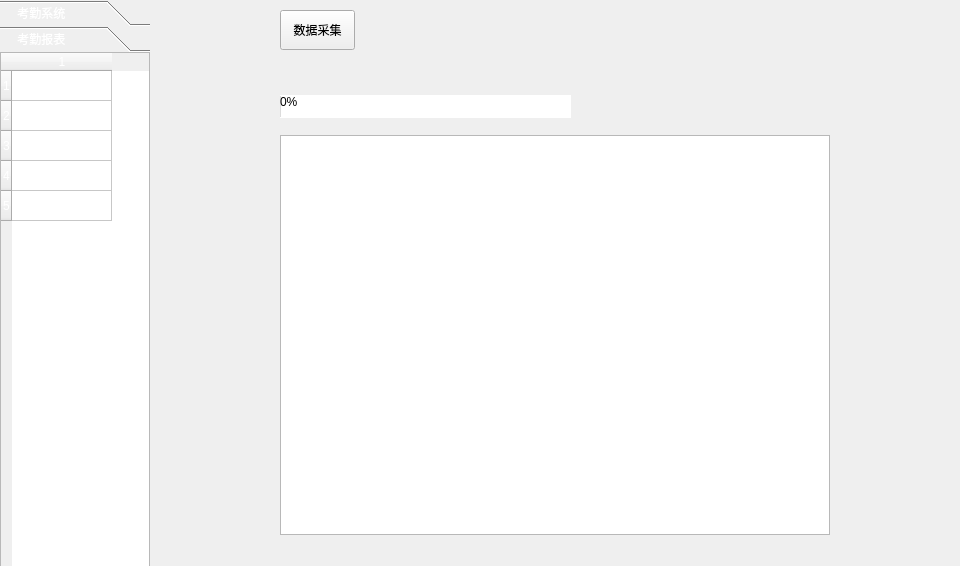
<?xml version="1.0" encoding="UTF-8"?>
<ui version="4.0">
 <class>CATTENDANCE</class>
 <widget class="QWidget" name="CATTENDANCE">
  <property name="geometry">
   <rect>
    <x>0</x>
    <y>0</y>
    <width>960</width>
    <height>566</height>
   </rect>
  </property>
  <property name="windowTitle">
   <string>Form</string>
  </property>
  <property name="styleSheet">
   <string notr="true">border-color: rgb(43, 68, 87);</string>
  </property>
  <widget class="QToolBox" name="toolBox_2">
   <property name="geometry">
    <rect>
     <x>0</x>
     <y>0</y>
     <width>150</width>
     <height>566</height>
    </rect>
   </property>
   <property name="styleSheet">
    <string notr="true">color: rgb(255, 255, 255);</string>
   </property>
   <property name="currentIndex">
    <number>1</number>
   </property>
   <property name="tabSpacing">
    <number>0</number>
   </property>
   <widget class="QWidget" name="page">
    <property name="geometry">
     <rect>
      <x>0</x>
      <y>0</y>
      <width>100</width>
      <height>30</height>
     </rect>
    </property>
    <attribute name="label">
     <string>    考勤系统</string>
    </attribute>
    <widget class="QTableWidget" name="QType_3">
     <property name="geometry">
      <rect>
       <x>0</x>
       <y>0</y>
       <width>150</width>
       <height>560</height>
      </rect>
     </property>
     <row>
      <property name="text">
       <string>1</string>
      </property>
     </row>
     <row>
      <property name="text">
       <string>2</string>
      </property>
     </row>
     <row>
      <property name="text">
       <string>3</string>
      </property>
     </row>
     <row>
      <property name="text">
       <string>4</string>
      </property>
     </row>
     <column>
      <property name="text">
       <string>1</string>
      </property>
     </column>
     <item row="0" column="0">
      <property name="text">
       <string>      设置</string>
      </property>
     </item>
     <item row="1" column="0">
      <property name="text">
       <string>   法定节假日</string>
      </property>
     </item>
     <item row="2" column="0">
      <property name="text">
       <string>     补打卡</string>
      </property>
     </item>
     <item row="3" column="0">
      <property name="text">
       <string>    请/休假</string>
      </property>
     </item>
    </widget>
   </widget>
   <widget class="QWidget" name="page_2">
    <property name="geometry">
     <rect>
      <x>0</x>
      <y>0</y>
      <width>150</width>
      <height>526</height>
     </rect>
    </property>
    <attribute name="label">
     <string>    考勤报表</string>
    </attribute>
    <widget class="QTableWidget" name="QType_4">
     <property name="geometry">
      <rect>
       <x>0</x>
       <y>0</y>
       <width>150</width>
       <height>560</height>
      </rect>
     </property>
     <row>
      <property name="text">
       <string>1</string>
      </property>
     </row>
     <row>
      <property name="text">
       <string>2</string>
      </property>
     </row>
     <row>
      <property name="text">
       <string>3</string>
      </property>
     </row>
     <row>
      <property name="text">
       <string>4</string>
      </property>
     </row>
     <row>
      <property name="text">
       <string>5</string>
      </property>
     </row>
     <column>
      <property name="text">
       <string>1</string>
      </property>
     </column>
     <item row="0" column="0">
      <property name="text">
       <string>     数据采集</string>
      </property>
     </item>
     <item row="1" column="0">
      <property name="text">
       <string>   原始考勤表</string>
      </property>
     </item>
     <item row="2" column="0">
      <property name="text">
       <string>   考勤明细表</string>
      </property>
     </item>
     <item row="3" column="0">
      <property name="text">
       <string>   考勤日报表</string>
      </property>
     </item>
     <item row="4" column="0">
      <property name="text">
       <string>   考勤月报表</string>
      </property>
     </item>
    </widget>
   </widget>
  </widget>
  <widget class="QStackedWidget" name="stackedWidget_3">
   <property name="geometry">
    <rect>
     <x>150</x>
     <y>-10</y>
     <width>810</width>
     <height>566</height>
    </rect>
   </property>
   <property name="currentIndex">
    <number>10</number>
   </property>
   <widget class="QWidget" name="QstackeHomepage3">
    <widget class="QPushButton" name="QpbtnLeave">
     <property name="geometry">
      <rect>
       <x>80</x>
       <y>200</y>
       <width>96</width>
       <height>36</height>
      </rect>
     </property>
     <property name="text">
      <string>请/休假</string>
     </property>
    </widget>
    <widget class="QPushButton" name="QpbtnDay">
     <property name="geometry">
      <rect>
       <x>260</x>
       <y>320</y>
       <width>96</width>
       <height>36</height>
      </rect>
     </property>
     <property name="text">
      <string>考勤日报表</string>
     </property>
    </widget>
    <widget class="QPushButton" name="QpbtnAttendanceSet">
     <property name="geometry">
      <rect>
       <x>80</x>
       <y>80</y>
       <width>96</width>
       <height>36</height>
      </rect>
     </property>
     <property name="text">
      <string>设置</string>
     </property>
    </widget>
    <widget class="QPushButton" name="QpbtnHolidaysSet">
     <property name="geometry">
      <rect>
       <x>260</x>
       <y>80</y>
       <width>96</width>
       <height>36</height>
      </rect>
     </property>
     <property name="text">
      <string>法定节假日</string>
     </property>
    </widget>
    <widget class="QPushButton" name="QpbtnManually">
     <property name="geometry">
      <rect>
       <x>440</x>
       <y>80</y>
       <width>96</width>
       <height>36</height>
      </rect>
     </property>
     <property name="text">
      <string>补打卡</string>
     </property>
    </widget>
    <widget class="QPushButton" name="QpbtnCollect">
     <property name="geometry">
      <rect>
       <x>260</x>
       <y>200</y>
       <width>96</width>
       <height>36</height>
      </rect>
     </property>
     <property name="text">
      <string>数据采集</string>
     </property>
    </widget>
    <widget class="QPushButton" name="QpbtnMonthly">
     <property name="geometry">
      <rect>
       <x>440</x>
       <y>320</y>
       <width>96</width>
       <height>36</height>
      </rect>
     </property>
     <property name="text">
      <string>考勤月报表</string>
     </property>
    </widget>
    <widget class="QPushButton" name="QpbtnOriginal">
     <property name="geometry">
      <rect>
       <x>440</x>
       <y>210</y>
       <width>96</width>
       <height>36</height>
      </rect>
     </property>
     <property name="text">
      <string>原始考勤表</string>
     </property>
    </widget>
    <widget class="QPushButton" name="QpbtnDetail">
     <property name="geometry">
      <rect>
       <x>80</x>
       <y>320</y>
       <width>96</width>
       <height>36</height>
      </rect>
     </property>
     <property name="text">
      <string>考勤明细表</string>
     </property>
    </widget>
   </widget>
   <widget class="QWidget" name="QstackeAttendanceSet"/>
   <widget class="QWidget" name="QstackeHolidaysSet">
    <widget class="QCalendarWidget" name="HolidayCalendarWidget">
     <property name="geometry">
      <rect>
       <x>142</x>
       <y>34</y>
       <width>526</width>
       <height>289</height>
      </rect>
     </property>
     <property name="styleSheet">
      <string notr="true"/>
     </property>
    </widget>
    <widget class="QTableWidget" name="tableWidget">
     <property name="geometry">
      <rect>
       <x>142</x>
       <y>350</y>
       <width>600</width>
       <height>200</height>
      </rect>
     </property>
     <property name="styleSheet">
      <string notr="true">font: 12pt &quot;Arial&quot;;
</string>
     </property>
    </widget>
    <widget class="QComboBox" name="holidayType">
     <property name="geometry">
      <rect>
       <x>680</x>
       <y>60</y>
       <width>100</width>
       <height>30</height>
      </rect>
     </property>
    </widget>
   </widget>
   <widget class="QWidget" name="QstackeManually">
    <widget class="QTreeWidget" name="Fillcard_tree">
     <property name="geometry">
      <rect>
       <x>30</x>
       <y>50</y>
       <width>150</width>
       <height>301</height>
      </rect>
     </property>
     <column>
      <property name="text">
       <string notr="true">1</string>
      </property>
     </column>
    </widget>
    <widget class="QTableWidget" name="FullCardDate">
     <property name="geometry">
      <rect>
       <x>200</x>
       <y>350</y>
       <width>531</width>
       <height>200</height>
      </rect>
     </property>
    </widget>
    <widget class="QCalendarWidget" name="FilloutCalendarWidget">
     <property name="geometry">
      <rect>
       <x>200</x>
       <y>40</y>
       <width>526</width>
       <height>289</height>
      </rect>
     </property>
     <property name="minimumSize">
      <size>
       <width>300</width>
       <height>200</height>
      </size>
     </property>
     <property name="maximumSize">
      <size>
       <width>4444444</width>
       <height>4444444</height>
      </size>
     </property>
     <property name="styleSheet">
      <string notr="true"/>
     </property>
    </widget>
    <widget class="QGroupBox" name="groupBox">
     <property name="geometry">
      <rect>
       <x>30</x>
       <y>370</y>
       <width>151</width>
       <height>91</height>
      </rect>
     </property>
     <property name="title">
      <string>查询时间段</string>
     </property>
     <widget class="QDateEdit" name="QdateStime">
      <property name="geometry">
       <rect>
        <x>59</x>
        <y>20</y>
        <width>81</width>
        <height>22</height>
       </rect>
      </property>
     </widget>
     <widget class="QDateEdit" name="QdateEtime">
      <property name="geometry">
       <rect>
        <x>59</x>
        <y>60</y>
        <width>81</width>
        <height>22</height>
       </rect>
      </property>
     </widget>
     <widget class="QCheckBox" name="QchkStime">
      <property name="geometry">
       <rect>
        <x>10</x>
        <y>20</y>
        <width>51</width>
        <height>16</height>
       </rect>
      </property>
      <property name="text">
       <string>始</string>
      </property>
     </widget>
     <widget class="QCheckBox" name="QchkEtime">
      <property name="geometry">
       <rect>
        <x>10</x>
        <y>60</y>
        <width>41</width>
        <height>16</height>
       </rect>
      </property>
      <property name="text">
       <string>末</string>
      </property>
     </widget>
    </widget>
    <widget class="QGroupBox" name="groupBox_2">
     <property name="geometry">
      <rect>
       <x>30</x>
       <y>470</y>
       <width>151</width>
       <height>80</height>
      </rect>
     </property>
     <property name="title">
      <string>补卡类型</string>
     </property>
     <widget class="QCheckBox" name="QchkGo">
      <property name="geometry">
       <rect>
        <x>30</x>
        <y>20</y>
        <width>71</width>
        <height>16</height>
       </rect>
      </property>
      <property name="text">
       <string>上班卡</string>
      </property>
     </widget>
     <widget class="QCheckBox" name="QchkOff">
      <property name="geometry">
       <rect>
        <x>30</x>
        <y>50</y>
        <width>71</width>
        <height>16</height>
       </rect>
      </property>
      <property name="text">
       <string>下班卡</string>
      </property>
     </widget>
    </widget>
   </widget>
   <widget class="QWidget" name="QstackeLeave"/>
   <widget class="QWidget" name="QstackeOriginal"/>
   <widget class="QWidget" name="QstackeDetail"/>
   <widget class="QWidget" name="QstackeDay"/>
   <widget class="QWidget" name="QstackeMonthly"/>
   <widget class="QWidget" name="Qiconico"/>
   <widget class="QWidget" name="QstackeAcquisition">
    <widget class="QPushButton" name="pbtnAcquisition">
     <property name="geometry">
      <rect>
       <x>130</x>
       <y>20</y>
       <width>75</width>
       <height>40</height>
      </rect>
     </property>
     <property name="minimumSize">
      <size>
       <width>75</width>
       <height>40</height>
      </size>
     </property>
     <property name="maximumSize">
      <size>
       <width>75</width>
       <height>40</height>
      </size>
     </property>
     <property name="sizeIncrement">
      <size>
       <width>0</width>
       <height>-20708</height>
      </size>
     </property>
     <property name="text">
      <string>数据采集</string>
     </property>
    </widget>
    <widget class="QProgressBar" name="racddate_Bar">
     <property name="geometry">
      <rect>
       <x>130</x>
       <y>105</y>
       <width>291</width>
       <height>23</height>
      </rect>
     </property>
     <property name="minimumSize">
      <size>
       <width>291</width>
       <height>23</height>
      </size>
     </property>
     <property name="maximumSize">
      <size>
       <width>291</width>
       <height>23</height>
      </size>
     </property>
     <property name="value">
      <number>0</number>
     </property>
    </widget>
    <widget class="QTableWidget" name="Doormachine">
     <property name="geometry">
      <rect>
       <x>130</x>
       <y>145</y>
       <width>550</width>
       <height>400</height>
      </rect>
     </property>
     <property name="minimumSize">
      <size>
       <width>550</width>
       <height>400</height>
      </size>
     </property>
    </widget>
   </widget>
   <widget class="QWidget" name="Qstacke_11"/>
  </widget>
 </widget>
 <resources/>
 <connections/>
</ui>
